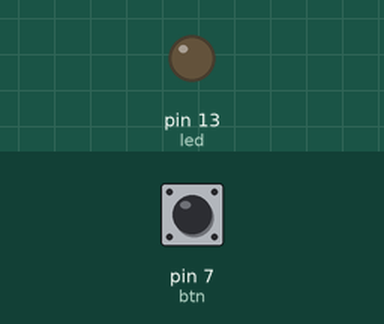
A sketch run on a simulated Arduino Uno, built with avr-gcc and run on an emulated ATmega328P. Shown: output pins drawn as LEDs (lit = HIGH). The inputs (shaded band) are chosen by the test bench; at power-on: pin 7 (btn) HIGH.

Above: at 1.2 s.
1.3 s: pin 7 (btn) pulled LOW for 0.15 s
At 1.37 s:
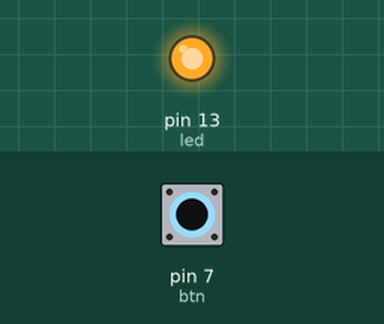
2.9 s: pin 7 (btn) pulled LOW for 3.2 s
At 6.5 s:
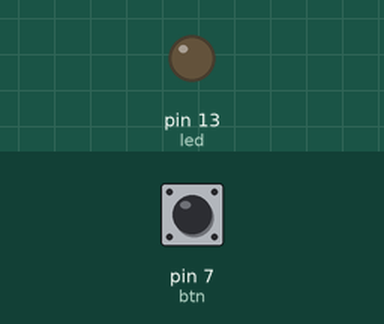
Timing chart, 0 to 8.0 s (numbered marks = the images above; inputs shaded):
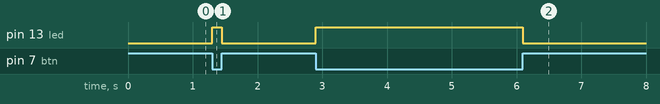

Measured:
- after the input at 1.3 s, pin 13 (led): LOW → HIGH at once, → LOW 0.15 s later
- after the input at 2.9 s, pin 13 (led): LOW → HIGH at once, → LOW 3.2 s later

The sketch:

Codigo_7.ino
```cpp
#define led 13
#define btn 7
void setup() {
  pinMode(led, OUTPUT);
  pinMode(btn, INPUT);
  digitalWrite(led, LOW);
}
void loop()
{
  while (digitalRead(btn) == LOW)
  {
    digitalWrite(led, HIGH);
  }
  digitalWrite(led, LOW);
}
```
